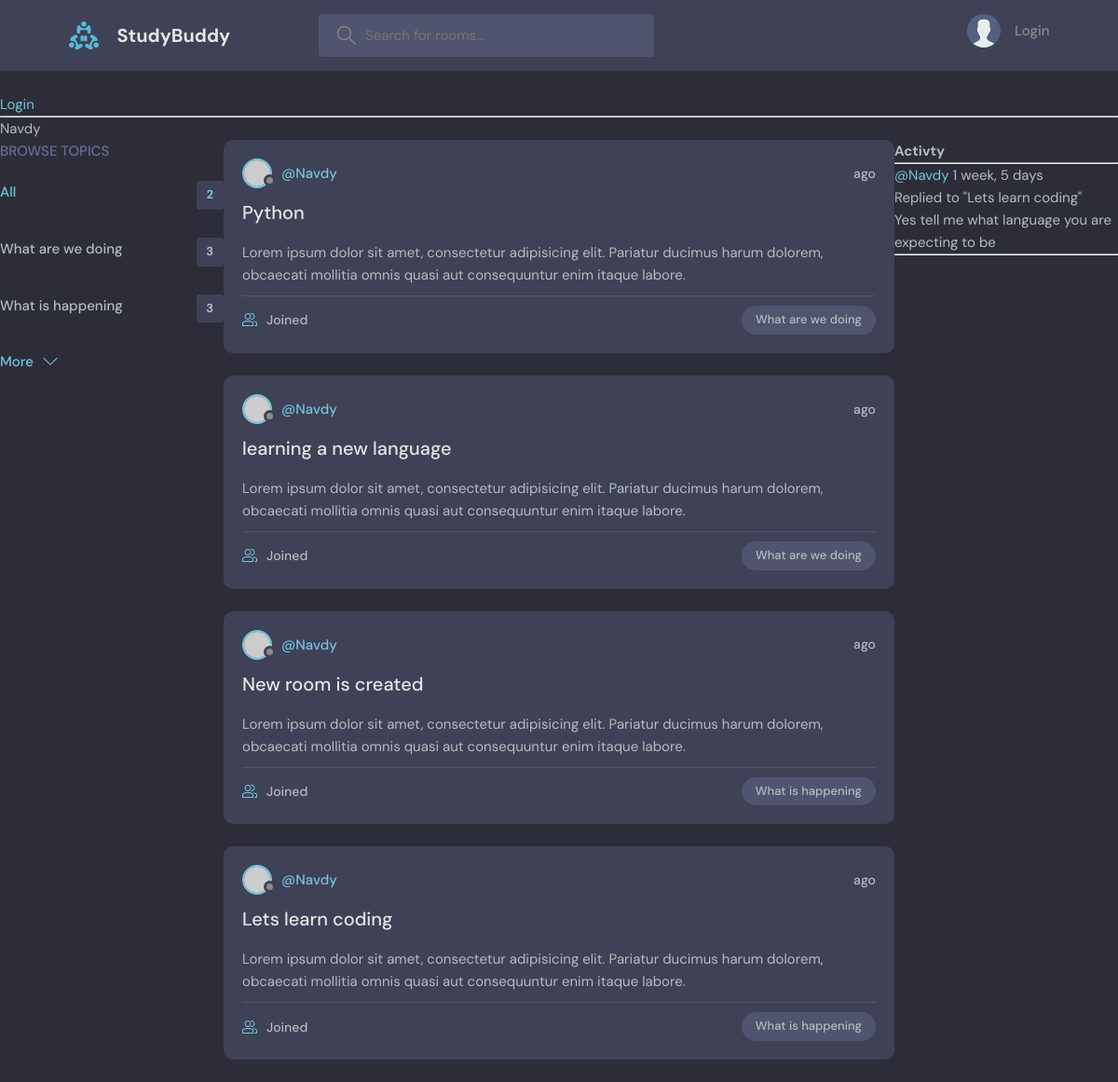
Before: /profile-user/1/ with the older database file.
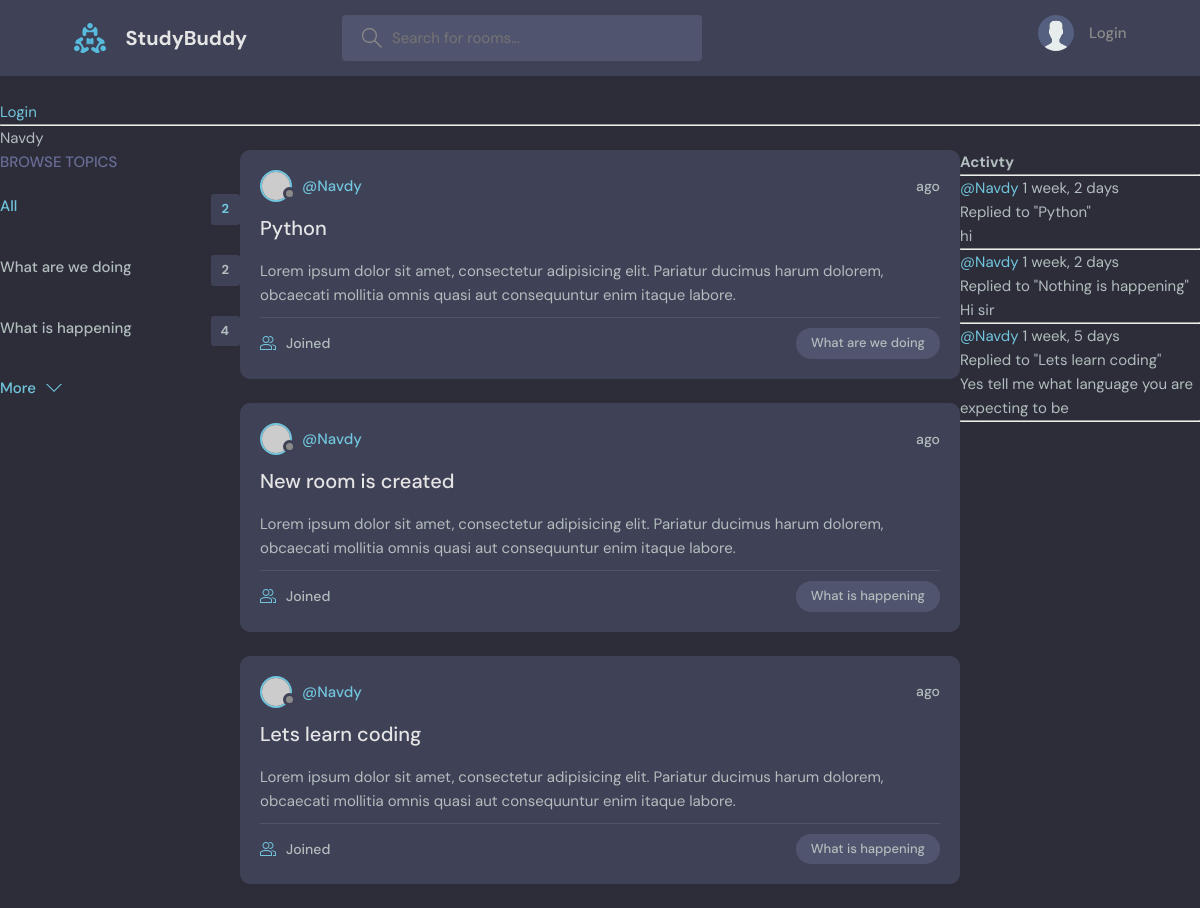
After: the same page with the newer database file.
### base/models.py (models this page shows, shortened)
class Topic(models.Model):
    name = models.CharField(max_length=200)

class Rooms(models.Model):
    host = models.ForeignKey(User,on_delete=models.SET_NULL,null=True)
    topic = models.ForeignKey(Topic,on_delete=models.SET_NULL,null=True)
    name = models.CharField(max_length=200)
    participants = models.ManyToManyField(User,related_name='participants')
    description = models.TextField(null=True,blank=True)
    updated = models.DateTimeField(auto_now=True)
    added = models.DateTimeField(auto_now_add=True)
    def __str__(self):
        return self.name
    class Meta:
        ordering = ['-updated','-added']

class Message(models.Model):
    user = models.ForeignKey(User,on_delete=models.CASCADE)
    room = models.ForeignKey(Rooms,on_delete=models.CASCADE)
    body = models.TextField()
    updated = models.DateTimeField(auto_now=True)
    added = models.DateTimeField(auto_now_add=True)
    def __str__(self):
        return self.body[:50]
    class Meta:
            ordering = ['-updated','-added']

### base/views.py (the view)
# urls.py: path('profile-user/<str:pk>/',views.profile_user,name='profile-user'),
def profile_user(request,pk):
    user = User.objects.get(id=pk)
    room = user.rooms_set.all()
    topic = Topic.objects.all()
    room_messages = user.message_set.all()
    context = {'user':user,'rooms':room,'topic':topic,'room_messages':room_messages}
    return render(request,'base/profile.html',context)

### base/templates/base/profile.html (shortened to what this page needs)
{% extends 'main.html' %}
{%block content%}
    <p>{{user}}</p>
    <div class="profile-container">
        <div>
            {% include 'base/topics_component.html' %}
        </div>
        <div>
            {% include 'base/feed_component.html' %}
        </div>
        <div>
            {% include 'base/activity_component.html' %}
        </div>
    </div>
{% endblock %}

### base/templates/base/topics_component.html
<div class="topics">
          <div class="topics__header">
            <h2>Browse Topics</h2>
          </div>
          <ul class="topics__list">
            <li>
              <a href="{% url 'home' %}" class="active">All <span>{{topic.count}}</span></a>
            </li>
            {% for t in topic %}
            <li>
              <a href="{% url 'home' %}?q={{t.name}}">{{t.name}}<span>{{ t.rooms_set.all.count }}</span></a>
            </li>
            {% endfor %}
          </ul>
          <a class="btn btn--link" href="topics.html">
            More
            <svg version="1.1" xmlns="http://www.w3.org/2000/svg" width="32" height="32" viewBox="0 0 32 32">
              <title>chevron-down</title>
              <path d="M16 21l-13-13h-3l16 16 16-16h-3l-13 13z"></path>
            </svg>
          </a>
        </div>

### base/templates/base/feed_component.html (shortened to what this page needs)
{% for room in rooms%}
<div class="roomListRoom">
            <div class="roomListRoom__header">
              <a href="{% url 'profile-user' room.host.id %}" class="roomListRoom__author">
                <div class="avatar avatar--small">
                  <img src="https://randomuser.me/api/portraits/women/11.jpg" />
                </div>
                <span>@{{room.host.username}}</span>
              </a>
              <div class="roomListRoom__actions">
                <span>{{ rooms.added|timesince }}ago</span>
              </div>
            </div>
            <div class="roomListRoom__content">
              <a href="{% url 'room' room.id %}">{{room.name}}</a>
              <p>
                Lorem ipsum dolor sit amet, consectetur adipisicing elit. Pariatur ducimus harum dolorem, obcaecati
                mollitia omnis quasi aut consequuntur enim itaque labore.
              </p>
            </div>
            <div class="roomListRoom__meta">
              <a href="{% url 'room' room.id %}" class="roomListRoom__joined">
                {{rooms.participants.all.count}} Joined
              </a>
              <p class="roomListRoom__topic">{{room.topic.name}}</p>
            </div>
          </div>
          {% endfor %}

### base/templates/base/activity_component.html (shortened to what this page needs)
<h1>Activty</h1><hr>
        {% for msg in room_messages %}
        <div>
            <p><a href="{% url 'profile-user' msg.user.id %}">@{{msg.user}}</a>    {{msg.added|timesince}}</p>
            <small>Replied to "{{msg.room}}"</small><br>
            <p>{{msg}}</p>
            <hr>
        </div>
        {% endfor%}

Changed rows visible on the page:
removed Rooms: host.username "Navdy", name "learning a new language", topic.name "What are we doing"
computed for Topic "What are we doing": rooms_set.all.count "3" → "2"
computed for Topic "What is happening": rooms_set.all.count "3" → "4"
added Message: user "Navdy", added "1 week, 2 days", room "Python", body "hi"
added Message: user "Navdy", added "1 week, 2 days", room "Nothing is happening", body "Hi sir"
